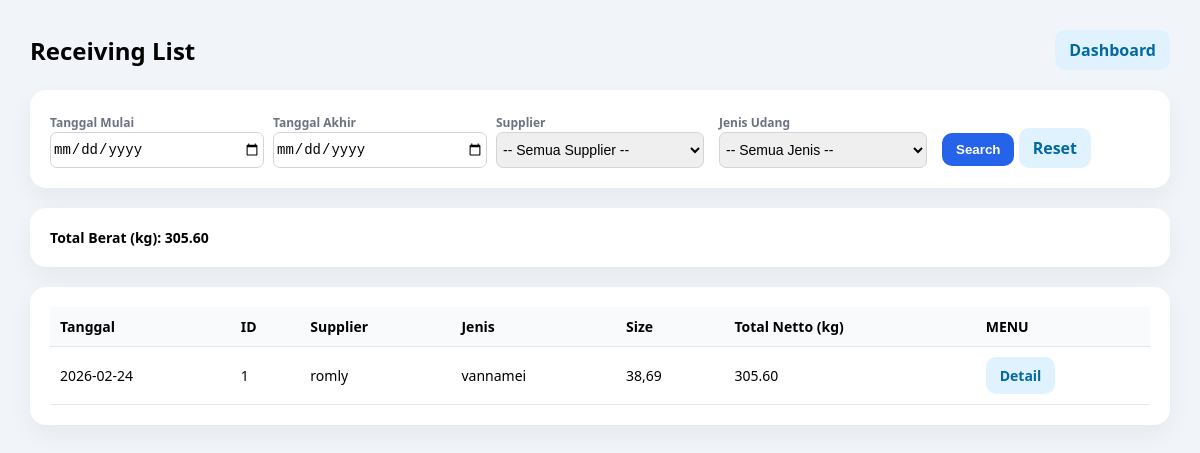
The app's page /receiving/list (signed in), older data.
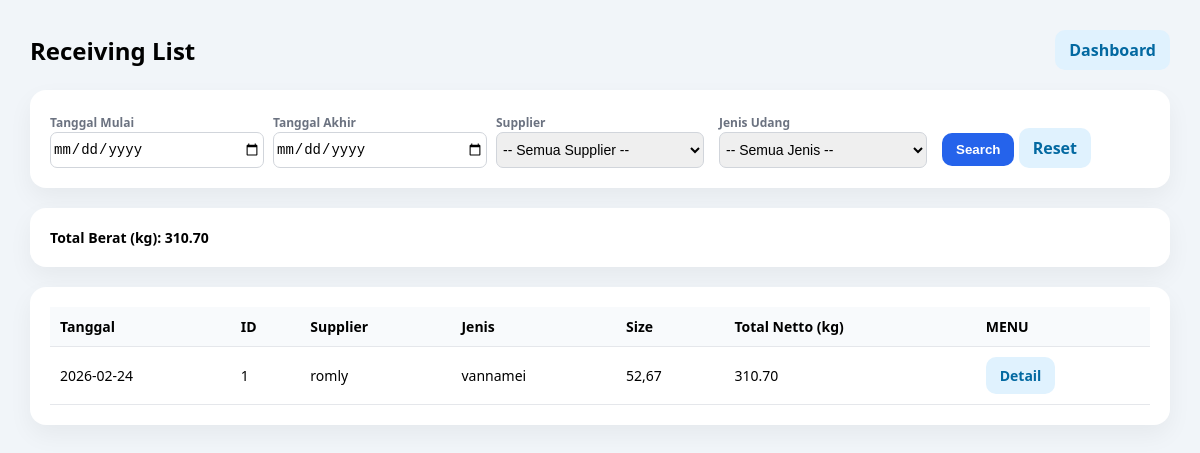
The same page, newer data.
### tables this page shows
CREATE TABLE receiving_header (
            id INTEGER PRIMARY KEY AUTOINCREMENT,
            receiving_no INTEGER NOT NULL UNIQUE,
            tanggal TEXT NOT NULL,
            supplier TEXT NOT NULL,
            jenis TEXT NOT NULL,
            fiber REAL DEFAULT 0,
            created_at TEXT DEFAULT (datetime('now','localtime'))
        );

### receiving/routes.py (the view)
@receiving_bp.get("/list")
def receiving_list():
    if not require_login():
        return redirect(url_for("login"))
    print("SESSION RECEIVING:", dict(session))
    start = (request.args.get("start") or "").strip()
    end = (request.args.get("end") or "").strip()
    supplier_q = (request.args.get("supplier") or "").strip()
    jenis_q = (request.args.get("jenis") or "").strip().lower()  # 🔥 INI
    where = []
    params = []
    if start and end:
        where.append("h.tanggal BETWEEN ? AND ?")
        params.extend([start, end])
    elif start:
        where.append("h.tanggal >= ?")
        params.append(start)
    elif end:
        where.append("h.tanggal <= ?")
        params.append(end)
    if supplier_q:
        where.append("LOWER(h.supplier) LIKE ?")
        params.append(f"%{supplier_q.lower()}%")
    if jenis_q:
        where.append("LOWER(TRIM(h.jenis)) = ?")
        params.append(jenis_q)
    where_sql = ("WHERE " + " AND ".join(where)) if where else ""
    conn = get_conn()
    rows = conn.execute(f"""
        SELECT
            h.id,
            h.tanggal,
            h.supplier,
            h.jenis,
            h.fiber,
            COALESCE(SUM(COALESCE(p.netto, 0)), 0) AS total_netto,
            COUNT(p.id) AS jml_partai,
            CASE
            WHEN LOWER(h.jenis) = 'kupasan'
            THEN GROUP_CONCAT(DISTINCT p.kategori_kupasan)
            ELSE GROUP_CONCAT(DISTINCT COALESCE(p.round_size, p.size))
            END AS size_display
        FROM receiving_header h
        LEFT JOIN receiving_item p ON p.header_id = h.id
        {where_sql}
        GROUP BY h.id
        ORDER BY h.tanggal DESC, h.id DESC

    """, params).fetchall()
    total_berat = sum([(r["total_netto"] or 0) for r in rows])
    conn.close()
    return render_template(
        "receiving/receiving_list.html",
        rows=[dict(r) for r in rows],
        start=start,
        end=end,
        supplier=supplier_q,
        jenis=jenis_q,     # 🔥 PENTING
        total_berat=total_berat
    )

### helpers/auth.py (called while the page is built)
def require_login():
    return session.get("user") is not None

### helpers/db.py (called while the page is built)
def get_conn():
    conn = sqlite3.connect(DB_PATH, timeout=30)
    conn.row_factory = sqlite3.Row
    conn.execute("PRAGMA foreign_keys = ON;")
    conn.execute("PRAGMA journal_mode = WAL;")
    return conn

### templates/receiving/receiving_list.html (shortened to what this page needs)
<!doctype html>
<html lang="id">
<head>
</head>
<body>
<div class="container">
  <div class="header">
    <h2>Receiving List</h2>
    <a class="btn btn-secondary" href="/dashboard">Dashboard</a>
  </div>
  <div class="card">
    <form method="get" action="/receiving/list">
      <div class="form-grid">
        <div>
          <label>Tanggal Mulai</label>
          <input type="date" name="start" value="{{ start or '' }}">
        </div>
        <div>
          <label>Tanggal Akhir</label>
          <input type="date" name="end" value="{{ end or '' }}">
        </div>
        <div>
          <label>Supplier</label>
          <select name="supplier" id="supplier">
            <option value="">-- Semua Supplier --</option>
          </select>
        </div>
        <div>
          <label>Jenis Udang</label>
          <select name="jenis" id="jenis">
            <option value="">-- Semua Jenis --</option>
          </select>
        </div>
        <div>
          <button type="submit" class="btn btn-primary">Search</button>
          <a href="/receiving/list" class="btn btn-secondary">Reset</a>
        </div>
      </div>
    </form>
  </div>
  <div class="card summary">
    Total Berat (kg): {{ "%.2f"|format(total_berat or 0) }}
  </div>
  <div class="card">
    <table>
      <thead>
        <tr>
          <th>Tanggal</th>
          <th>ID</th>
          <th>Supplier</th>
          <th>Jenis</th>
          <th>Size</th>
          <th>Total Netto (kg)</th>
          <th>MENU</th>
        </tr>
      </thead>
      <tbody>
        {% for r in rows %}
        <tr>
          <td>{{ r.tanggal }}</td>
          <td>{{ r.id }}</td>
          <td>{{ r.supplier }}</td>
          <td>{{ r["jenis"] or "-" }}</td>
          <td>{{ r["size_display"] or "-" }}</td>
          <td>{{ "%.2f"|format(r["total_netto"] or 0) }}</td>
          <td>
            <div class="actions">
              <a class="btn btn-secondary" href="/receiving/{{ r.id }}">Detail</a>
            </div>
          </td>
        </tr>
        {% endfor %}
      </tbody>
    </table>
  </div>
</div>
</body>
</html>

### templates/receiving/receiving_list.html (style rules this page uses)
body { font-family: 'Segoe UI', Arial, sans-serif; background: #f1f5f9; margin: 0; padding: 30px; }
.container { max-width: 1200px; margin: auto; }
.header { display:flex; justify-content:space-between; align-items:center; margin-bottom:20px; }
h2 { margin:0; }
.card { background:white; border-radius:16px; padding:20px; box-shadow: 0 10px 25px rgba(0,0,0,0.05); margin-bottom:20px; }
.form-grid { display:grid; grid-template-columns: repeat(auto-fit, minmax(180px,1fr)); gap:15px; align-items:end; }
label { font-size:12px; color:#6b7280; font-weight:600; }
input, select { width:100%; padding:8px 2px; border-radius:7px; border:1px solid #d1d5db; font-size:14px; }
.btn { padding:9px 14px; border-radius:10px; border:none; font-weight:600; cursor:pointer; text-decoration:none; display:inline-block; }
.btn-primary { background:#2563eb; color:white; }
.btn-secondary { background:#e0f2fe; color:#0369a1; }
.summary { font-size:14px; font-weight:600; }
table { width:100%; border-collapse:collapse; }
thead { background:#f8fafc; }
th, td { padding:10px; border-bottom:1px solid #e5e7eb; font-size:14px; }
th { text-align:left; font-weight:600; }
.actions { display:flex; gap:8px; }

Row changes from the older to the newer data that the page shows:
changed receiving_header "romly": r "38,69" → "52,67"; r "305.60" → "310.70"
Text that changed along with them:
{{ "%.2f"|format(total_berat or 0) }}: "305.60" → "310.70"
